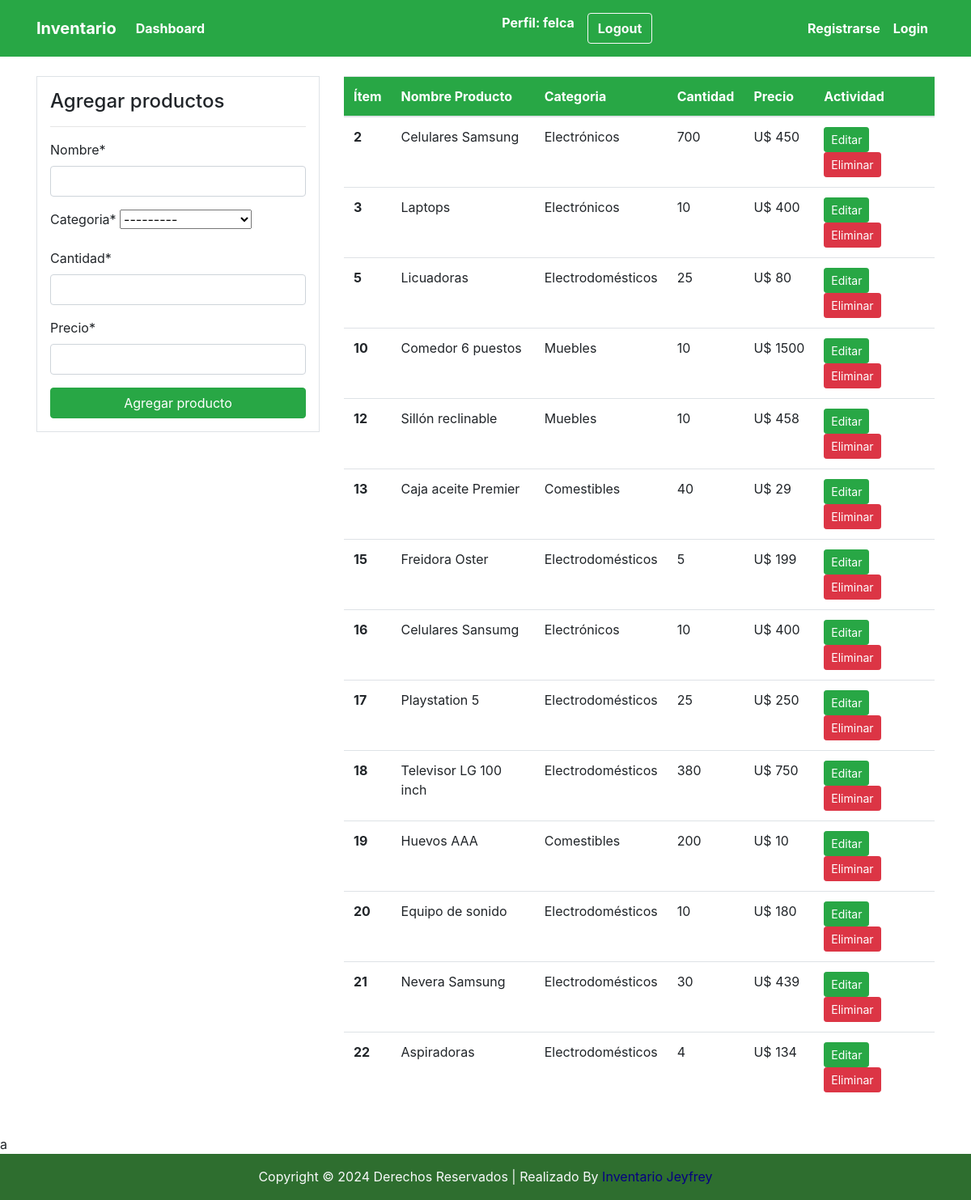
Page /producto/ (signed in) on the committed database.
### dashboard/models.py (models this page shows, shortened)
class Producto(models.Model):
    nombre= models.CharField(max_length=100)
    categoria= models.CharField(max_length=100, choices=CATEGORIA, null= True)
    cantidad=models.PositiveIntegerField(null=True)
    precio= models.PositiveIntegerField(null=True)

### dashboard/views.py (the view)
# urls.py: path('producto/', views.producto, name='productos'),
@login_required   #Forma más óptima y usada de mostrar
def producto(request):
    productos = Producto.objects.all()
    contar_usuarios = User.objects.all()
    if request.method == 'POST':
        form = FormularioProducto(request.POST) #se crea el formulario
        if form.is_valid():  #si los datos del formulario son validos
            form.save()
            product_name = form.cleaned_data.get('nombre')
            messages.success(request, f"El {product_name} se ha agregado correctamente.")
            return redirect('productos')
    else:
        form = FormularioProducto()
    context={'productos':productos,
             'form':form,
             'contar_usuarios':contar_usuarios,
             }
    return render(request, "dashboard/producto.html", context)

### dashboard/forms.py
class FormularioProducto(forms.ModelForm):
    class Meta:
        model = Producto  # Establecemos la clase de modelo al que nos referimos
        fields = ['nombre', 'categoria','cantidad', 'precio']

### templates/dashboard/producto.html (shortened to what this page needs)
{% extends 'partials/base.html' %}
{% load static %}
{% load crispy_forms_tags %}
{% block contenido %}
<div class="container">
    <div class="row my-4">
        <div class="col-md-4">
            <div class="border bg-white p-3">
                <h4>Agregar productos</h4>
                <hr>
                <form method="post">
                    {{ form|crispy }}
                    <input class="btn btn-success btn-block" type="submit" value="Agregar producto">
                </form>
            </div>
        </div>
        <div class="col-md-8">
            <table class="table bg-white">
                <thead class="bg-success">
                    <tr class="text-white">
                        <th scope="col">Ítem</th>
                        <th scope="col">Nombre Producto</th>
                        <th scope="col">Categoria</th>
                        <th scope="col">Cantidad</th>
                        <th scope="col">Precio</th>
                        <th scope="col">Actividad</th>
                    </tr>
                </thead>
                <tbody>
                    {% for producto in productos %}
                    <tr>
                        <th scope="row">{{ producto.id }}</th>
                        <td>{{ producto.nombre }}</td>
                        <td>{{ producto.categoria }}</td>
                        <td>{{ producto.cantidad }}</td>
                        <td>U$&nbsp;{{ producto.precio }}</td>
                        <td>
                            <a class="btn btn-success btn-sm" href="{% url 'actualizar_producto' producto.id %}">Editar</a>
                            <a class="btn btn-danger btn-sm" href="{% url 'eliminar_producto' producto.id %}">Eliminar</a>
                        </td>
                    </tr>
                    {% endfor %}
                </tbody>
            </table>
        </div>
    </div>
</div>
{% endblock contenido %}

### templates/partials/base.html (shortened to what this page needs)
{% load static %}
<!doctype html>
<html lang="en">
<head>
    <link rel="stylesheet" href="https://cdn.jsdelivr.net/npm/bootstrap@4.6.0/dist/css/bootstrap.min.css"
>
    <link rel="stylesheet" href="https://use.fontawesome.com/releases/v5.15.2/css/all.css"
>
    <link rel="stylesheet">
    <link href="stylesheet" rel="shortcut icon">
</head>
    {% include 'partials/menu.html' %}
    {% block contenido %}
    {% endblock contenido %}
a
    <footer class="bg-dark text-center text-lg-start text-light" id="footer">
        <div class="text-center p-3 mt-0" style="background-color: rgba(34, 229, 9, 0.3);">
        Copyright &copy; {% now "Y" %} <span>Derechos Reservados</span> | Realizado
             By
            <a href="#" target="_blank" style="color:rgb(6, 0, 128); text-decoration:none;"><span>Inventario Jeyfrey</span></a>
        </div>
    </footer>
</body>
</html>

### templates/partials/menu.html (shortened to what this page needs)
{% load static %}
<nav class="navbar navbar-expand-lg navbar-info bg-success">
    {% if user.is_authenticated %}
    <div class="container">
        <a class="navbar-brand text-white" href="{% url 'index' %}"><strong>Inventario</strong></a>
        <div class="collapse navbar-collapse" id="navbarSupportedContent">
            <ul class="navbar-nav mr-auto">
                <li class="nav-item active">
                    <a class="nav-link text-white" href="#"><strong>Dashboard </strong></a>
                </li>
            </ul>
            <ul class="navbar-nav ml-auto">
                <li class="nav-item active">
                    <a class="nav-link text-white" href="{% url 'perfil' %}"> <strong>Perfil: {{ user.username }}</strong>
                        <span class="sr-only">(current)</span></a>
                </li>
                <li class="nav-item">
                    <form  class="nav-link text-white"  method="post" action="{% url 'logout' %}">
                       <button type="submit" class="btn btn-outline-light"><strong>Logout</strong></button>
                    </form>
                </li>
            </ul>
            <ul class="navbar-nav ml-auto">
                <li class="nav-item active">
                    <a class="nav-link text-white" href="{% url 'register' %}"><strong>Registrarse</strong></a>
                </li>
                <li class="nav-item">
                    <a class="nav-link text-white" href="{% url 'login' %}"><strong>Login</strong></a>
                </li>
            </ul>
         {% endif %}
        </div>
    </div>
</nav>

### rows in the picture
Producto: id "2", nombre "Celulares Samsung", categoria "Electrónicos", cantidad "700", precio "450"
Producto: id "3", nombre "Laptops", categoria "Electrónicos", cantidad "10", precio "400"
Producto: id "5", nombre "Licuadoras", categoria "Electrodomésticos", cantidad "25", precio "80"
Producto: id "10", nombre "Comedor 6 puestos", categoria "Muebles", cantidad "10", precio "1500"
Producto: id "12", nombre "Sillón reclinable", categoria "Muebles", cantidad "10", precio "458"
Producto: id "13", nombre "Caja aceite Premier", categoria "Comestibles", cantidad "40", precio "29"
Producto: id "15", nombre "Freidora Oster", categoria "Electrodomésticos", cantidad "5", precio "199"
Producto: id "16", nombre "Celulares Sansumg", categoria "Electrónicos", cantidad "10", precio "400"
Producto: id "17", nombre "Playstation 5", categoria "Electrodomésticos", cantidad "25", precio "250"
Producto: id "18", nombre "Televisor LG 100 inch", categoria "Electrodomésticos", cantidad "380", precio "750"
Producto: id "19", nombre "Huevos AAA", categoria "Comestibles", cantidad "200", precio "10"
Producto: id "20", nombre "Equipo de sonido", categoria "Electrodomésticos", cantidad "10", precio "180"
Producto: id "21", nombre "Nevera Samsung", categoria "Electrodomésticos", cantidad "30", precio "439"
Producto: id "22", nombre "Aspiradoras", categoria "Electrodomésticos", cantidad "4", precio "134"

### other values in the picture
{{ user.username }} "felca"
